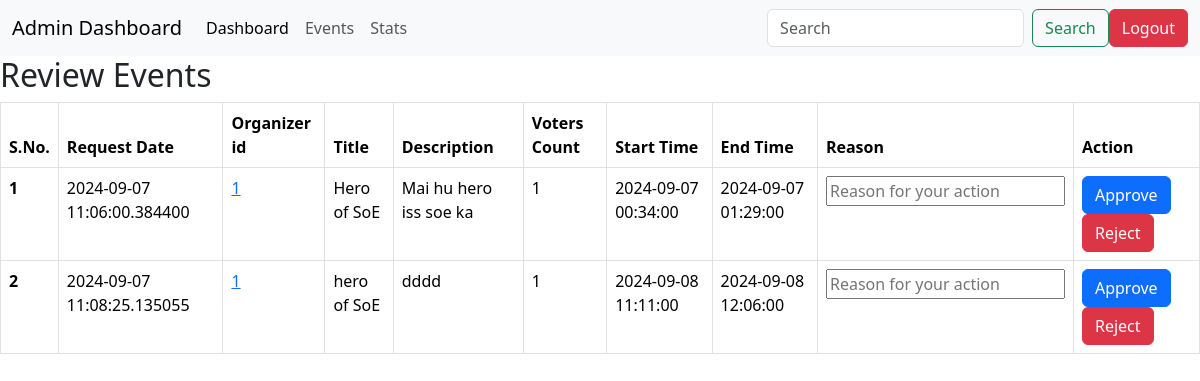
The app's page /admin/review with its own data.
### application/models.py (models this page shows)
class Event(db.Model):
    id=db.Column(db.Integer(),primary_key=True)
    createTime=db.Column(db.DateTime)
    organizerId=db.Column(db.Integer(),db.ForeignKey('user.id'))
    title=db.Column(db.String(),default='x')
    desc=db.Column(db.String(),default='x')
    endTime=db.Column(db.DateTime,nullable=False)
    startTime=db.Column(db.DateTime,nullable=False)
    isApproved=db.Column(db.Boolean,default=False)
    voterCount=db.Column(db.Integer())
    durHour=db.Column(db.Integer())
    durMin=db.Column(db.Integer())
    votes=db.relationship('Vote',backref='event')

### application/controllers.py (the view)
@app.route('/admin/review')
def adminReview():
    events=Event.query.filter_by(isApproved=0).all()
    return render_template('admin_review.html',events=events)

### templates/admin_review.html (shortened to what this page needs)
<!DOCTYPE html>
<html lang="en">
<head>
    <link href="https://cdn.jsdelivr.net/npm/bootstrap@5.3.3/dist/css/bootstrap.min.css" rel="stylesheet">
</head>
<body>
    <nav class="navbar navbar-expand-lg bg-body-tertiary">
        <div class="container-fluid">
          <a class="navbar-brand" href="#">Admin Dashboard</a>
          <div class="collapse navbar-collapse" id="navbarSupportedContent">
            <ul class="navbar-nav me-auto mb-2 mb-lg-0">
              <li class="nav-item">
                <a class="nav-link active" aria-current="page" href="/admin">Dashboard</a>
              </li>
              <li class="nav-item">
                <a class="nav-link" href="/admin/events">Events</a>
              </li>
              <li class="nav-item">
                <a class="nav-link" href="/admin/stats">Stats</a>
              </li>
            </ul>
            <form class="d-flex" role="search">
              <input class="form-control me-2" type="search" placeholder="Search" aria-label="Search">
              <button class="btn btn-outline-success" type="submit">Search</button>
            </form>
            <a class="btn btn-danger" href="/">Logout</a>
          </div>
        </div>
      </nav>
    <h2>Review Events</h2>
    {% if events|length == 0 %}
        <h3>No Events To Review</h3>
    {%else%}
    <table class="table table-bordered">
        <thead>
            <tr>
                <th scope="col">S.No.</th>
                <th scope="col">Request Date</th>
                <th scope="col">Organizer id</th>
                <th scope="col">Title</th>
                <th scope="col">Description</th>
                <th scope="col">Voters Count</th>
                <th scope="col">Start Time</th>
                <th scope="col">End Time</th>
                <th scope="col">Reason</th>
                <th scope="col">Action</th>
            </tr>
        </thead>
        <tbody>
            {%for event in events%}
                <tr>
                    <th scope="row">{{loop.index}}</th>
                    <td>{{event.createTime}}</td>
                    <td><a href="/admin/{{event.organizerId}}/watchUser">{{event.organizerId}}</a></td>
                    <td>{{event.title}}</td>
                    <td>{{event.desc}}</td>
                    <td>{{event.voterCount}}</td>
                    <td>{{event.startTime}}</td>
                    <td>{{event.endTime}}</td>
                    <td><input type="text" placeholder="Reason for your action"></td>
                    <td><a type="button" class="btn btn-primary" href="/admin/{{event.id}}/approve">Approve</a><a type="button" class="btn btn-danger" href="/{{event.id}}/reject">Reject</a></td>
                </tr>
              {%endfor%}
        </tbody>
    </table>
    {%endif%}
</body>
</html>

### records on screen
Event: createTime "2024-09-07 11:06:00.384400", organizerId "1", title "Hero of SoE", desc "Mai hu hero iss soe ka", voterCount "1", startTime "2024-09-07 00:34:00", endTime "2024-09-07 01:29:00"
Event: createTime "2024-09-07 11:08:25.135055", organizerId "1", title "hero of SoE", desc "dddd", voterCount "1", startTime "2024-09-08 11:11:00", endTime "2024-09-08 12:06:00"
